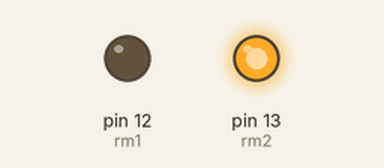
Recording of a sketch running on a simulated Arduino Uno, built with avr-gcc and run on an emulated ATmega328P. On the bench: output pins drawn as LEDs (lit = HIGH).

Above: at 0.1 s.
Timing chart, 0 to 1.6 s (numbered marks = the images above):
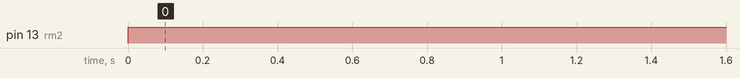

The sketch:

Motor_only.ino
```cpp
#define rm1 12
#define rm2 13
// #define lm1 11
// #define lm2 10

void setup() {
  // put your setup code here, to run once:
  pinMode(rm1,OUTPUT);
  pinMode(rm2,OUTPUT);
  // pinMode(lm1,OUTPUT);
  // pinMode(lm2,OUTPUT);

}

void loop() {
  // put your main code here, to run repeatedly:
  /*
  digitalWrite(rm1,LOW);    //Move forward
  digitalWrite(rm2,HIGH);
  digitalWrite(lm1,HIGH);
  digitalWrite(lm2,LOW);
  */

  /*
  digitalWrite(rm1,HIGH);    //Move back
  digitalWrite(rm2,LOW);
  digitalWrite(lm1,LOW);
  digitalWrite(lm2,HIGH);
  */

  /*
  digitalWrite(rm1,LOW);    //Move left
  digitalWrite(rm2,HIGH);
  digitalWrite(lm1,LOW);
  digitalWrite(lm2,HIGH);
  */

  //digitalWrite(rm1,HIGH);    //Move back
  //digitalWrite(rm2,LOW);

  //digitalWrite(lm1,HIGH);
  //digitalWrite(lm2,LOW);

  digitalWrite(rm1,LOW);    //Move front
  digitalWrite(rm2,HIGH);

}
```

Measured:
- by itself, pin 13 (rm2): LOW → HIGH at 0.00 s
